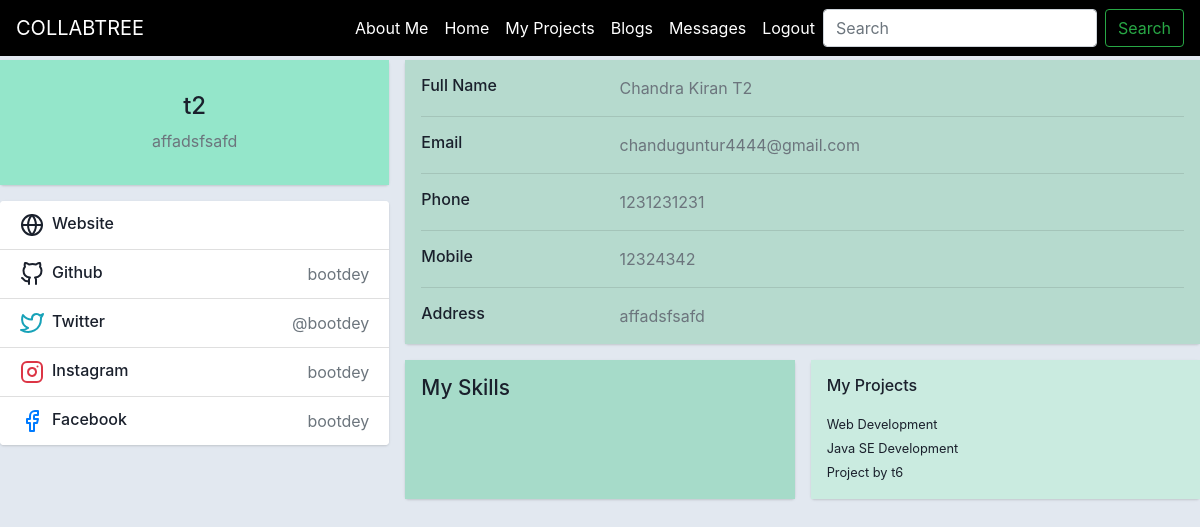
The page /profile/3 (signed in) on the database as committed earlier.
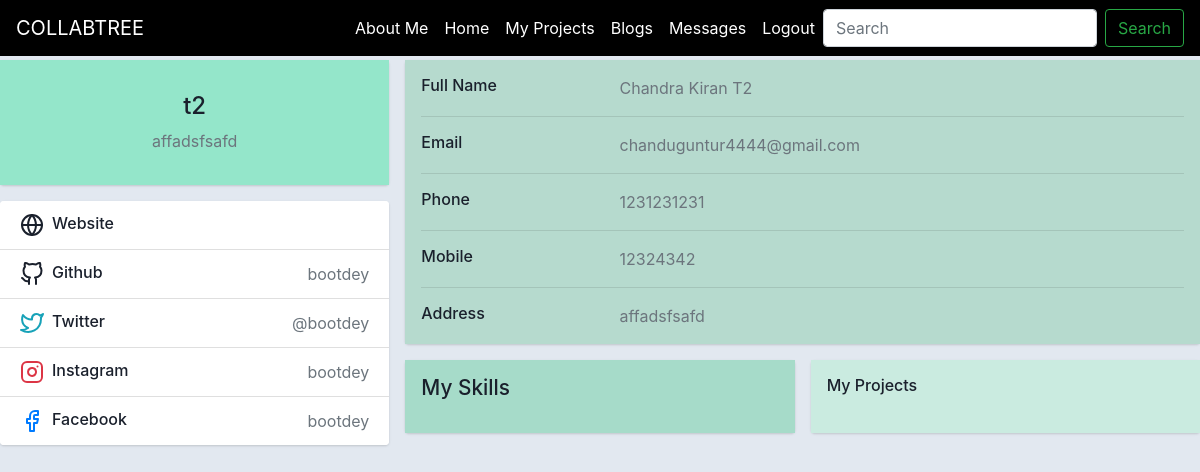
The same page on the database as committed later.
### backend/models.py (models this page shows)
class Project(models.Model):
    title = models.CharField(max_length=200,blank=True)
    description = models.TextField(max_length=400,blank=True)
    owner = models.ForeignKey(UserAttribs, on_delete = models.CASCADE, related_name="owner")
    duration = models.IntegerField(blank=True, null=True)
    assigned_user = models.ForeignKey(UserAttribs, on_delete = models.CASCADE, related_name="assigned_user", null=True, blank=True)
    stipend = models.IntegerField(blank=True, null=True)
    applied_users = models.ManyToManyField(UserAttribs,  null=True, blank=True)
    tags_requirement = TaggableManager()
    project_questions = models.OneToOneField(Project_Question,on_delete=models.CASCADE,null=True, blank=True)
    def __str__(self):
        return self.title

### backend/views.py (the view, shortened to what this page needs)
# urls.py: path('profile/<int:id>', views.profile, name = 'profile'),
def profile(request, id=None):
    current_user = UserAttribs.objects.get(user = request.user)
    if id:
        user_object = UserAttribs.objects.get(id=id)
        user_skills = str(user_object.skills)
        print('Printing: '+str(user_skills))
        user_skills = user_skills.split(',')
        while ('' in user_skills):
            user_skills.remove('')
        print(user_skills)
        skills = user_skills
        color_list = []
        skill_colors = dict()
        list_color_pair = []
        print(list_color_pair)
        full_name = user_object.full_name
        phone = user_object.phone_number
        mobile = user_object.mobile_number
        address = user_object.address
        website = user_object.website
        return render(request, 'User Profile/profile_to_display.html', {'user_display': user_object,'user_object':user_object,'skills': list_color_pair,'website': website, 'name': full_name, 'phone': phone, 'mobile': mobile, 'address': address, 'assigned_projects': user_object.assigned_project.all()})

### templates/User Profile/profile_to_display.html (shortened to what the changed rows need)
<!DOCTYPE html>
<html lang="en">
  {% load static %}
<head>
    <link href="http://netdna.bootstrapcdn.com/bootstrap/4.4.1/css/bootstrap.min.css" rel="stylesheet">
    <link rel="stylesheet" href="{% static 'User Profile/styles.css' %}">
</head>
<body>
<div >
    <div>
          <div class="row gutters-sm top-cont">
            <div class="col-md-8">
              <div class="row gutters-sm">
                <div class="col-sm-6 mb-3">
                  <div class="card h-100">
                    <div class="card-body" style="background-color: rgb(202, 235, 224);">
                      <h6 class="d-flex align-items-center mb-3">My Projects</h6>
                      {% for assigned in assigned_projects %}
                      <small>{{ assigned }}</small>
                      <br>
                      {% endfor %}
                    </div>
                  </div>
                </div>
              </div>
            </div>
          </div>
        </div>
    </div>
</body>
</html>

Rows that differ between the two databases and show on the page:
removed Project: title "Web Development"
removed Project: title "Java SE Development"
removed Project: title "Project by t6"
